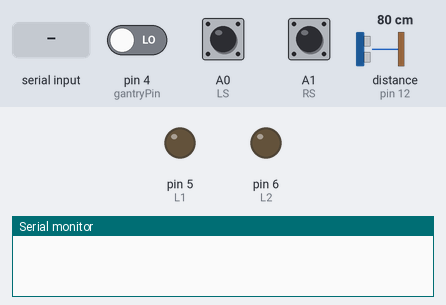
The sketch below on a simulated Arduino Uno, built with avr-gcc and run on an emulated ATmega328P. Shown: output pins drawn as LEDs (lit = HIGH), the last lines printed to the serial monitor. The test bench sets the inputs (shaded band); at power-on: distance to the obstacle (sensor on pin 12) 80 cm, pin 4 (gantryPin) LOW, A0 (LS) HIGH, A1 (RS) HIGH. The echo pulse lasts 58.3 µs per cm; pins used as bus, display or sensor lines are not drawn.

Above: at 1.2 s.
1.3 s: "S2\n" received over Serial
At 2.1 s:
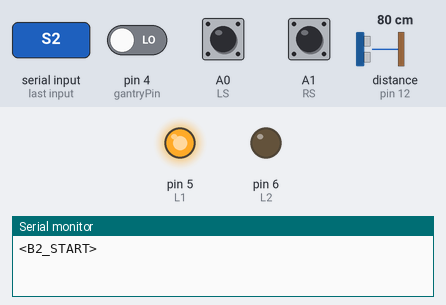
3.2 s: distance to the obstacle (sensor on pin 12) set to 19 cm
4.7 s: distance to the obstacle (sensor on pin 12) set to 14 cm
At 5.2 s:
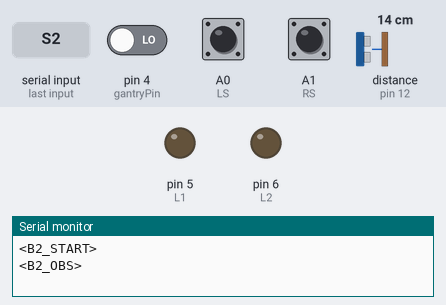
Timing chart, 0 to 7.7 s (numbered marks = the images above; inputs shaded):
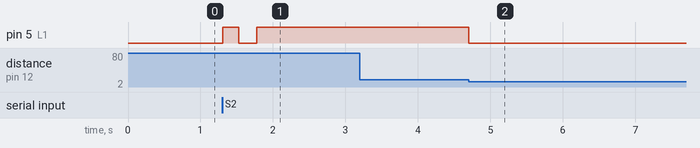

Measured:
- the behaviour switches between 17 and 16 cm on distance to the obstacle (sensor on pin 12) (found by bisection; images 1 and 2)
- after the input at 1.3 s, pin 5 (L1): LOW → HIGH at once, → LOW 0.22 s later, → HIGH 0.25 s later
- after the input at 3.2 s, every drawn part: stays the same
- after the input at 4.7 s, pin 5 (L1): HIGH → LOW at once

The sketch:

buggy2.ino
```cpp
// =====================================
// BUGGY 2 - SILVER CHALLENGE
// Anticlockwise
// Starts only after coordinator sends S2
// Goes right first, then left
// At LEFT gantry, takes LEFT inward parking lane and parks
// =====================================

// ---------- MOTOR PINS ----------
const int L1 = 5;
const int L2 = 6;
const int R1 = 7;
const int R2 = 8;

// ---------- LINE SENSORS ----------
const int LS = A0;
const int RS = A1;

// ---------- GANTRY RECEIVER ----------
const int gantryPin = 4;

// ---------- ULTRASONIC ----------
const int trigPin = 13;
const int echoPin = 12;

// ---------- CONSTANTS ----------
const int OBSTACLE_STOP_DISTANCE_CM = 15;
const unsigned long GANTRY_STOP_DELAY = 1000;

// tune on real hardware
const unsigned long EXIT_FORWARD_TIME = 220;
const unsigned long EXIT_LEFT_TIME    = 250;
const unsigned long PARK_SETTLE_TIME  = 800;

// gantry pulse ranges - tune if needed
const unsigned long G1_MIN = 500;
const unsigned long G1_MAX = 1500;   // left
const unsigned long G2_MIN = 1500;
const unsigned long G2_MAX = 2500;   // right
const unsigned long G3_MIN = 2500;
const unsigned long G3_MAX = 3500;   // center/lower

// ---------- STATES ----------
enum BuggyState {
  WAIT_START,
  EXIT_PARKING,
  FOLLOW_TO_LEFT_PARK,
  PARKING_LEFT,
  PARKED
};

BuggyState state = WAIT_START;

// ---------- GLOBALS ----------
bool obstacleFlag = false;
bool gantryLatched = false;
bool parked = false;

unsigned long stateStartTime = 0;
long duration = 0;
int distanceCm = 0;

int gantryCount = 0;
int currentGantryId = 0;

bool leftParkArmed = false;

// ---------- PROTOTYPES ----------
void stopMotors();
void forward();
void turnLeft();
void turnRight();

void followACW(int left, int right);
void biasLeftFollow(int left, int right);

int getDistance();
void checkObstacle();
int detectGantryId();
void checkGantry();
void handleSerial();
void sendMsg(const char* msg);

// ---------- SETUP ----------
void setup() {
  pinMode(L1, OUTPUT);
  pinMode(L2, OUTPUT);
  pinMode(R1, OUTPUT);
  pinMode(R2, OUTPUT);

  pinMode(LS, INPUT_PULLUP);
  pinMode(RS, INPUT_PULLUP);

  pinMode(gantryPin, INPUT);

  pinMode(trigPin, OUTPUT);
  pinMode(echoPin, INPUT);

  Serial.begin(9600);

  stopMotors();
}

// ---------- LOOP ----------
void loop() {
  handleSerial();

  if (parked) {
    stopMotors();
    return;
  }

  if (state == WAIT_START) {
    stopMotors();
    return;
  }

  checkObstacle();
  if (obstacleFlag) return;

  checkGantry();

  int left = digitalRead(LS);
  int right = digitalRead(RS);

  switch (state) {
    case EXIT_PARKING:
      // smooth exit anticlockwise
      if (millis() - stateStartTime < EXIT_FORWARD_TIME) {
        forward();
      } else if (millis() - stateStartTime < EXIT_FORWARD_TIME + EXIT_LEFT_TIME) {
        turnLeft();
      } else {
        state = FOLLOW_TO_LEFT_PARK;
      }
      break;

    case FOLLOW_TO_LEFT_PARK:
      if (leftParkArmed) {
        state = PARKING_LEFT;
        stateStartTime = millis();
      } else {
        followACW(left, right);
      }
      break;

    case PARKING_LEFT:
      if (millis() - stateStartTime < PARK_SETTLE_TIME) {
        biasLeftFollow(left, right);
      } else {
        stopMotors();
        parked = true;
        state = PARKED;
        sendMsg("<B2_PARKED>");
      }
      break;

    case PARKED:
      stopMotors();
      break;

    default:
      stopMotors();
      break;
  }
}

// ---------- SERIAL / XBEE ----------
void handleSerial() {
  if (!Serial.available()) return;

  String cmd = Serial.readStringUntil('\n');
  cmd.trim();

  if (cmd == "S2" && state == WAIT_START) {
    state = EXIT_PARKING;
    stateStartTime = millis();
    sendMsg("<B2_START>");
  }
}

void sendMsg(const char* msg) {
  Serial.println(msg);
}

// ---------- OBSTACLE ----------
void checkObstacle() {
  distanceCm = getDistance();

  if (distanceCm > 0 && distanceCm <= OBSTACLE_STOP_DISTANCE_CM) {
    if (!obstacleFlag) {
      obstacleFlag = true;
      stopMotors();
      sendMsg("<B2_OBS>");
    }
  } else {
    if (obstacleFlag) {
      obstacleFlag = false;
      sendMsg("<B2_CLEAR>");
    }
  }
}

int getDistance() {
  digitalWrite(trigPin, LOW);
  delayMicroseconds(2);
  digitalWrite(trigPin, HIGH);
  delayMicroseconds(10);
  digitalWrite(trigPin, LOW);

  duration = pulseIn(echoPin, HIGH, 20000);
  if (duration == 0) return 0;

  return duration * 0.034 / 2;
}

// ---------- GANTRY ----------
void checkGantry() {
  int gState = digitalRead(gantryPin);

  if (gState == HIGH && !gantryLatched) {
    int gId = detectGantryId();
    if (gId != 0) {
      gantryLatched = true;
      currentGantryId = gId;
      gantryCount++;

      stopMotors();
      delay(GANTRY_STOP_DELAY);

      if (gId == 1) {
        sendMsg("<B2_G1_LEFT>");
      } else if (gId == 2) {
        sendMsg("<B2_G2_RIGHT>");
      } else if (gId == 3) {
        sendMsg("<B2_G3_CENTER>");
      }

      // Buggy 2 parks when it reaches left gantry
      if (gId == 1 && state == FOLLOW_TO_LEFT_PARK) {
        leftParkArmed = true;
        sendMsg("<B2_G1_LEFT_PARK_ARM>");
      }
    }
  }

  if (gState == LOW) {
    gantryLatched = false;
  }
}

int detectGantryId() {
  unsigned long d = pulseIn(gantryPin, HIGH, 5000);

  if (d > G1_MIN && d < G1_MAX) return 1; // left
  if (d >= G2_MIN && d < G2_MAX) return 2; // right
  if (d >= G3_MIN && d < G3_MAX) return 3; // center/lower

  return 0;
}

// ---------- LINE FOLLOW ----------
void followACW(int left, int right) {
  // keep same sensor mapping unless testing shows reversal is needed
  if (left == 1 && right == 1) {
    forward();
  } else if (left == 1 && right == 0) {
    turnLeft();
  } else if (left == 0 && right == 1) {
    turnRight();
  } else {
    forward();
  }
}

void biasLeftFollow(int left, int right) {
  // Prefer the left branch gently
  if (left == 1 && right == 1) {
    turnLeft();
  } else if (left == 1 && right == 0) {
    turnLeft();
  } else if (left == 0 && right == 1) {
    turnRight();
  } else {
    forward();
  }
}

// ---------- MOTOR CONTROL ----------
void forward() {
  digitalWrite(L1, HIGH);
  digitalWrite(L2, LOW);
  digitalWrite(R1, LOW);
  digitalWrite(R2, HIGH);
}

void turnRight() {
  digitalWrite(L1, HIGH);
  digitalWrite(L2, LOW);
  digitalWrite(R1, LOW);
  digitalWrite(R2, LOW);
}

void turnLeft() {
  digitalWrite(L1, LOW);
  digitalWrite(L2, LOW);
  digitalWrite(R1, LOW);
  digitalWrite(R2, HIGH);
}

void stopMotors() {
  digitalWrite(L1, LOW);
  digitalWrite(L2, LOW);
  digitalWrite(R1, LOW);
  digitalWrite(R2, LOW);
}
```
